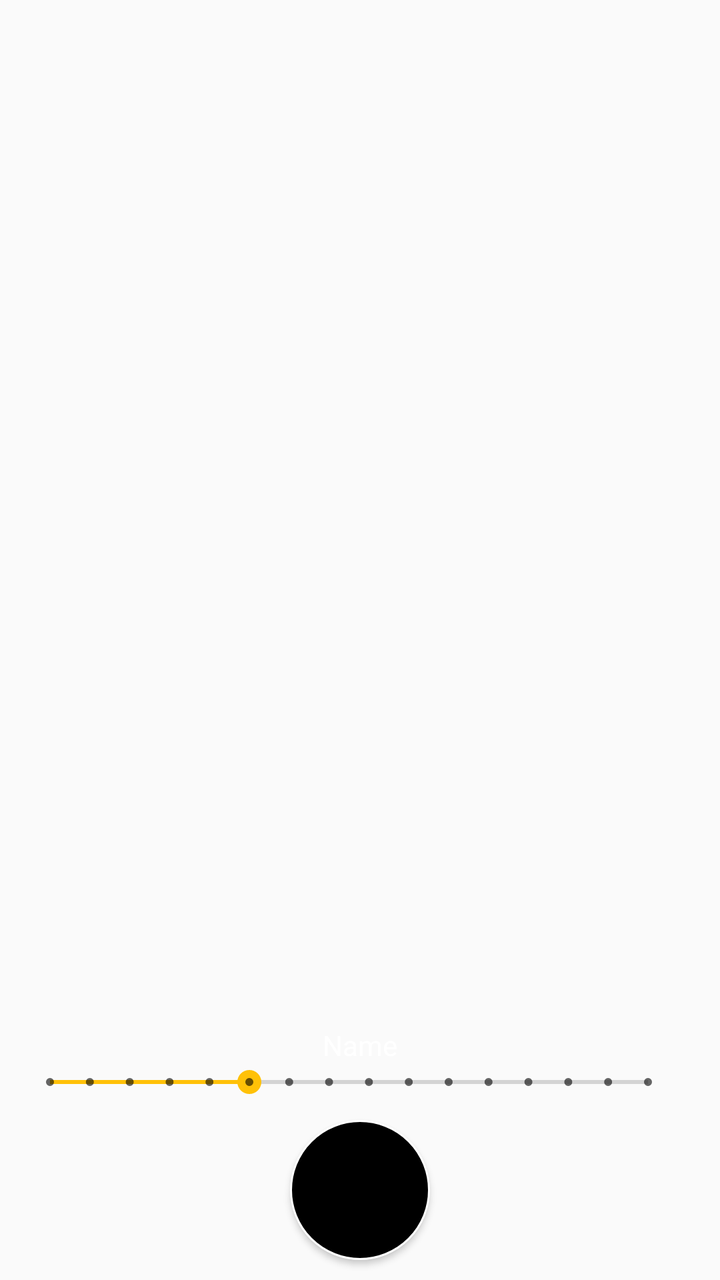
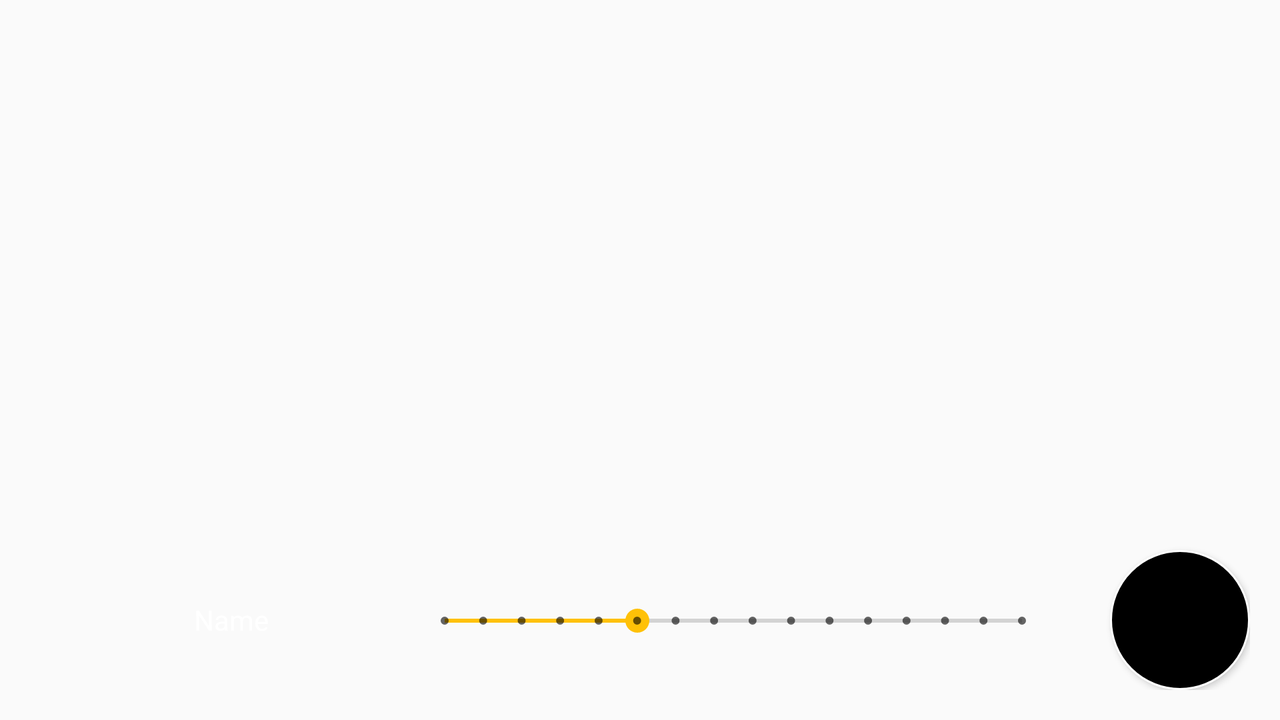

The same Android screen from two of the app's own layout files: first res/layout/ as a phone draws it, then the repository's variant for another configuration, drawn on a device whose configuration selects that folder. Both files follow.
<!-- AndroidManifest.xml: application theme AppTheme -->
<!-- res/layout/test.xml -->
<?xml version="1.0" encoding="utf-8"?>
<RelativeLayout xmlns:android="http://schemas.android.com/apk/res/android"
    android:orientation="vertical"
    android:layout_width="match_parent"
    android:layout_height="match_parent"
    android:layout_alignParentBottom="false"
    android:background="@color/image_highlight_darking">

    <RelativeLayout
        android:layout_width="match_parent"
        android:layout_height="match_parent"
        android:id="@+id/root_view"
        android:orientation="vertical"
        android:layout_alignParentBottom="true">
    </RelativeLayout>

    <Button
        android:id ="@+id/push_button"
        android:layout_width="70dp"
        android:layout_height="70dp"
        android:background="@drawable/button_bg_round"
        android:padding="15dp"
        android:layout_margin="10dp"
        android:layout_alignParentBottom="true"
        android:layout_centerHorizontal="true" />

    <RelativeLayout
        android:layout_width="match_parent"
        android:layout_height="wrap_content"
        android:id="@+id/seek_view"
        android:orientation="horizontal"
        android:layout_above="@+id/push_button"
        android:layout_alignParentLeft="true"
        android:layout_alignParentStart="true">

        <TextView
            android:layout_width="wrap_content"
            android:layout_height="wrap_content"
            android:inputType="textPersonName"
            android:text="Name"
            android:ems="10"
            android:id="@+id/textView"
            android:layout_centerHorizontal="true"
            android:layout_above="@+id/seekBar"
            android:textAlignment="center"
            android:textColor="#FFFFFF"
            android:background="@drawable/edittext_border"/>

        <SeekBar
            style="@style/Widget.AppCompat.SeekBar.Discrete"
            android:layout_width="match_parent"
            android:layout_height="wrap_content"
            android:max="15"
            android:progress="5"
            android:id="@+id/seekBar"
            android:scrollbarSize="20dp"
            android:scrollbarStyle="outsideInset"
            android:paddingEnd="25dp"
            android:paddingStart="25dip"
            android:paddingRight="25dp"
            android:paddingLeft="25dip"
            android:layout_alignParentBottom="true"
            android:layout_alignParentRight="true"
            android:layout_alignParentEnd="true"
            android:layout_marginRight="11dp"
            android:layout_marginEnd="11dp" />

    </RelativeLayout>

</RelativeLayout>
<!-- resources referenced by this layout -->
<resources>
  <!-- drawable button_bg_round (drawable) -->
  <?xml version="1.0" encoding="utf-8"?>
  <selector xmlns:android="http://schemas.android.com/apk/res/android">
      <item>
          <shape android:shape="oval">
              <stroke android:color="#FFFFFF" android:width="1dp" />
              <solid android:color="#000000"/>
              <size android:width="150dp" android:height="150dp"/>
          </shape>
      </item>
  </selector>
  <!-- from res/values-v21/ -->
  <style name="AppTheme" parent="BaseAppTheme">
  
          <item name="android:colorControlHighlight">@color/primary_light</item>
  
  
          <item name="android:windowActivityTransitions">true</item>
          <item name="android:windowContentTransitions">true</item>
          <item name="android:windowEnterTransition">@android:transition/explode</item>
          <item name="android:windowExitTransition">@android:transition/explode</item>
      </style>
  <style name="BaseAppTheme" parent="Theme.AppCompat.Light.NoActionBar">
          <item name="colorPrimary">@color/primary</item>
          <item name="colorPrimaryDark">@color/primary_dark</item>
          <item name="colorAccent">@color/accent</item>
          <item name="android:textColorPrimary">@android:color/white</item>
          <item name="android:textColor">@color/primary_text</item>
  
  
          <item name="drawerArrowStyle">@style/ToolbarDrawerToggle</item>
  
          
          <item name="cpbStyle">@style/CircularThemeProgressBar</item>
      </style>
  <color name="primary_light">#C5CAE9</color>
  <color name="primary">#3F51B5</color>
  <color name="primary_dark">#303F9F</color>
  <color name="accent">#FFC107</color>
  <color name="primary_text">#212121</color>
  <style name="ToolbarDrawerToggle" parent="Widget.AppCompat.DrawerArrowToggle">
          <item name="color">@color/toolbar_drawer_color</item>
      </style>
  <style name="CircularThemeProgressBar" parent="android:Widget.Holo.ProgressBar">
          <item name="cpb_colors">@array/loading_colors</item>
          <item name="cpb_stroke_width">@dimen/cpb_default_stroke_width</item>
          <item name="cpb_min_sweep_angle">@integer/cpb_default_min_sweep_angle</item>
          <item name="cpb_max_sweep_angle">@integer/cpb_default_max_sweep_angle</item>
          <item name="cpb_sweep_speed">@string/cpb_default_sweep_speed</item>
          <item name="cpb_rotation_speed">@string/cpb_default_rotation_speed</item>
      </style>
  <color name="toolbar_drawer_color">@color/white</color>
  <color name="white">#FFFFFF</color>
</resources>
<!-- res/layout-land/test.xml (the repository's variant of the layout above) -->
<!-- drawn on the phone turned sideways -->
<?xml version="1.0" encoding="utf-8"?>
<RelativeLayout xmlns:android="http://schemas.android.com/apk/res/android"
    android:orientation="vertical"
    android:layout_width="match_parent"
    android:layout_height="match_parent"
    android:layout_alignParentBottom="false"
    android:background="@color/image_highlight_darking">

    <RelativeLayout
        android:layout_width="match_parent"
        android:layout_height="match_parent"
        android:id="@+id/root_view"
        android:orientation="vertical"
        android:layout_alignParentBottom="true">
    </RelativeLayout>

    <RelativeLayout
        android:layout_width="match_parent"
        android:layout_height="wrap_content"
        android:id="@+id/seek_view"
        android:orientation="horizontal"
        android:padding="15dp"
        android:layout_alignParentTop="true"
        android:layout_alignParentLeft="true"
        android:layout_alignParentStart="true">

        <Button
            android:id ="@+id/push_button"
            android:layout_width="70dp"
            android:layout_height="70dp"
            android:background="@drawable/button_bg_round"
            android:padding="15dp"
            android:layout_alignParentBottom="true"
            android:layout_alignParentRight="true"
            android:layout_alignParentEnd="true" />

        <TextView
            android:layout_width="wrap_content"
            android:layout_height="wrap_content"
            android:inputType="textPersonName"
            android:text="Name"
            android:ems="10"
            android:id="@+id/textView"
            android:textAlignment="center"
            android:textColor="#FFFFFF"
            android:background="@drawable/edittext_border"
            android:layout_marginLeft="19dp"
            android:layout_marginStart="19dp"
            android:layout_alignBaseline="@+id/push_button"
            android:layout_alignBottom="@+id/push_button"
            android:layout_alignParentLeft="true"
            android:layout_alignParentStart="true" />

        <SeekBar
            style="@style/Widget.AppCompat.SeekBar.Discrete"
            android:layout_width="match_parent"
            android:layout_height="wrap_content"
            android:max="15"
            android:progress="5"
            android:id="@+id/seekBar"
            android:scrollbarSize="20dp"
            android:scrollbarStyle="outsideInset"
            android:paddingEnd="25dp"
            android:paddingStart="25dip"
            android:paddingRight="25dp"
            android:paddingLeft="25dip"
            android:layout_alignBottom="@+id/textView"
            android:layout_toLeftOf="@+id/push_button"
            android:layout_marginRight="89dp"
            android:layout_marginEnd="89dp"
            android:layout_toRightOf="@+id/textView"
            android:layout_toEndOf="@+id/textView" />

    </RelativeLayout>

</RelativeLayout>
